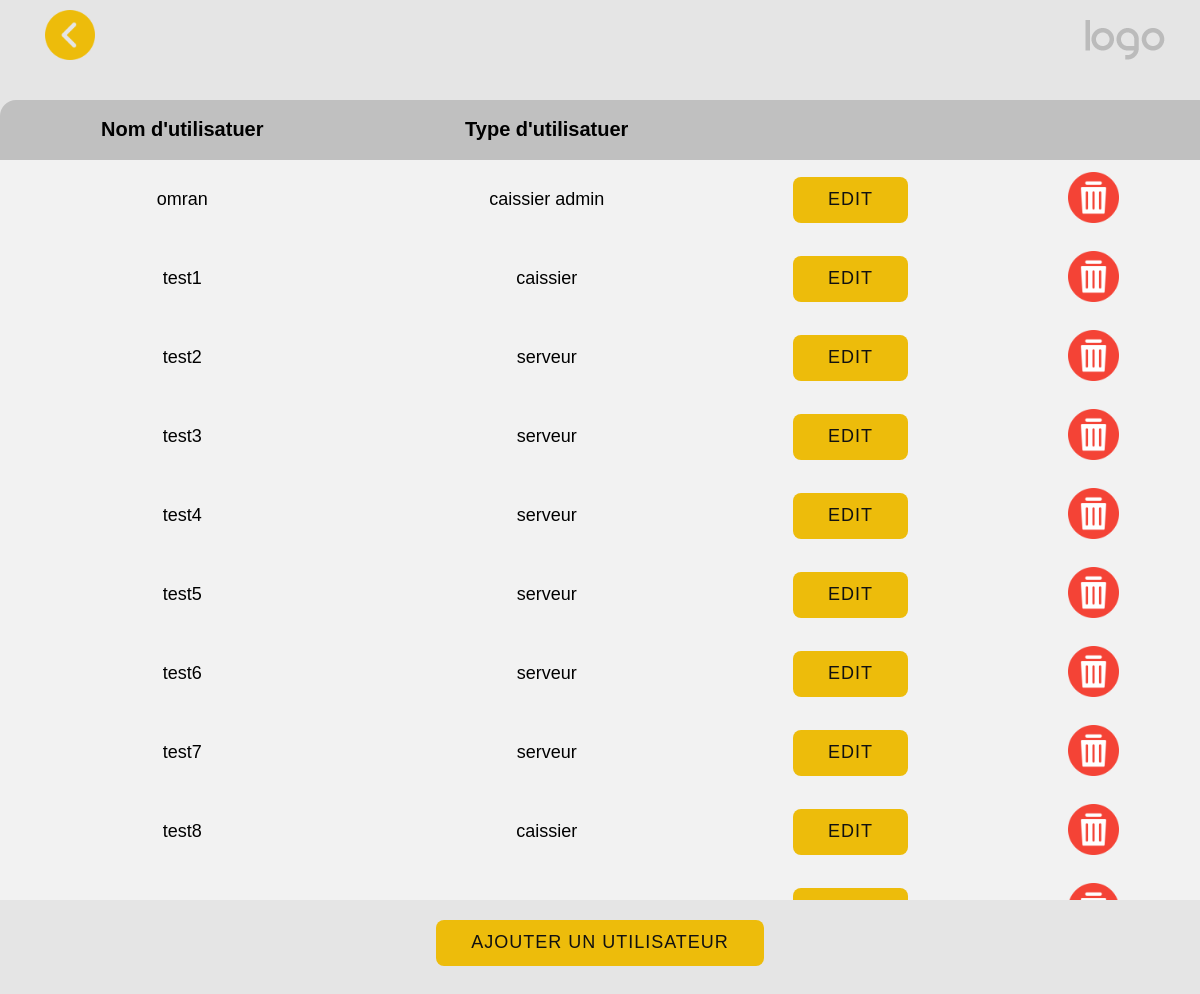
The app's page /user_list with its own data.
### main/models.py (models this page shows, shortened)
class User(models.Model):
    userPriorityChoices = [
        ('1','caissier admin'),
        ('2','caissier'),
        ('3','serveur'),
    ]
    username = models.CharField(max_length=14,verbose_name="username",null=False)
    password = models.CharField(max_length=30,verbose_name="password", null=False)
    userPriority = models.CharField(max_length=1,choices=userPriorityChoices,null=False,verbose_name="usertype")
    deleted=models.BooleanField(default=False)

### main/views.py (the view)
# urls.py: path('user_list', user_list_view, name='user_list'),
def user_list_view(request):
    users=User.objects.all()
    context={"users":users}
    return render(request, "main/user_list.html",context)

### main/templates/main/user_list.html (shortened to what this page needs)
<!DOCTYPE html>
<html style="font-size: 16px;" lang="en"><head>
    {% load static %}
    <link rel="stylesheet" href="{% static 'products2.css' %}" media="screen">
    <link rel="stylesheet" href="{% static 'header.css' %}" media="screen">
</head>
<body>
	{% include 'header.html' %}
	<section class="u-clearfix u-grey-10 u-section-1" id="sec-9891">
		<div class="u-clearfix u-sheet u-sheet-1">
			<div class="u-table u-table-responsive u-table-1" >
				<table  class="u-table-entity">
					<colgroup>
						<col width="30%">
						<col width="30%">
						<col width="20%">
						<col width="20%">
					  </colgroup>
					<thead class="u-align-center u-grey-25 u-table-header u-text-black u-table-header-1">
						<tr style="height: 60px;">
							<th class="u-table-cell">Nom d'utilisatuer</th>
							<th class="u-table-cell">Type d'utilisatuer</th>
							<th class="u-table-cell"></th>
							<th class="u-table-cell"></th>
						</tr>
					</thead>
					<tbody class="u-align-center u-grey-5 u-table-body u-text-black u-table-body-1">
						{% for user in users %}
						{% if user.deleted == False %}
						<tr style="height: 60px;" id="user{{user.id}}">
							<td class="u-border-1 u-border-grey-5 u-border-no-left u-border-no-right u-table-cell">{{user.username}}</td>
							<td class="u-border-1 u-border-grey-5 u-border-no-left u-border-no-right u-table-cell">   {{user.get_userPriority_display}}</td>
						<td class="u-border-1 u-border-grey-5 u-border-no-left u-border-no-right u-table-cell">
							<form method="post" action="edit_user">{% csrf_token %}
								<button name="id" value="{{user.id}}" class="u-border-2 u-border-grey-75 u-btn u-btn-round u-button-style u-custom-color-1 u-hover-custom-color-2 u-radius-8 u-text-body-alt-color u-text-hover-white u-btn-4 activer_button" >Edit</button>
							</form>
						</td>
							<td class="u-border-1 u-border-grey-5 u-border-no-left u-border-no-right u-table-cell"><button class="icon-button2" onclick="delete_user('{{user.id}}')" ><img src="/static/img/3687412.png" class="icon-supprime"></button>
							</td>
						</tr>
						{% endif %}
						{% endfor %}
					</tbody>
				</table>
			</div>
			<a href="add_user"><div class="text-center"><button class="u-border-2 u-border-grey-75 u-btn u-btn-round u-button-style u-custom-color-1 u-hover-custom-color-2 u-radius-8 u-text-body-alt-color u-text-hover-white u-btn-4 ajouter_button" type="submit" name="button_ajouter" >Ajouter un utilisateur</button></div></a>
		</div>
	</section>
</body>
</html>

### main/templates/main/user_list.html (style rules this page uses)
body { padding: 0; margin: 0; background-color: #e5e5e5; }
.u-section-1 .u-table-1 { max-height: 800px; width: 1215px; margin: 20px auto ; overflow: auto; }

### records on screen
User: username "omran", userPriority "caissier admin", {{ user.id }} 22 (drawn), deleted False (drawn)
User: username "test1", userPriority "caissier", {{ user.id }} 23 (drawn), deleted False (drawn)
User: username "test2", userPriority "serveur", {{ user.id }} 24 (drawn), deleted False (drawn)
User: username "test3", userPriority "serveur", {{ user.id }} 25 (drawn), deleted False (drawn)
User: username "test4", userPriority "serveur", {{ user.id }} 26 (drawn), deleted False (drawn)
User: username "test5", userPriority "serveur", {{ user.id }} 27 (drawn), deleted False (drawn)
User: username "test6", userPriority "serveur", {{ user.id }} 28 (drawn), deleted False (drawn)
User: username "test7", userPriority "serveur", {{ user.id }} 29 (drawn), deleted False (drawn)
User: username "test8", userPriority "caissier", {{ user.id }} 30 (drawn), deleted False (drawn)
User: {{ user.id }} 31 (drawn), deleted False (drawn)
